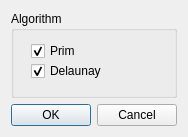
<?xml version="1.0" encoding="UTF-8"?>
<ui version="4.0">
 <class>AlgoChoiceDialog</class>
 <widget class="QDialog" name="AlgoChoiceDialog">
  <property name="geometry">
   <rect>
    <x>0</x>
    <y>0</y>
    <width>176</width>
    <height>137</height>
   </rect>
  </property>
  <property name="windowTitle">
   <string>Dialog</string>
  </property>
  <layout class="QGridLayout" name="gridLayout">
   <item row="0" column="0">
    <widget class="QGroupBox" name="groupBox">
     <property name="title">
      <string>Algorithm</string>
     </property>
     <widget class="QCheckBox" name="checkPrim">
      <property name="geometry">
       <rect>
        <x>20</x>
        <y>30</y>
        <width>87</width>
        <height>20</height>
       </rect>
      </property>
      <property name="text">
       <string>Prim</string>
      </property>
      <property name="checked">
       <bool>true</bool>
      </property>
     </widget>
     <widget class="QCheckBox" name="checkDelaunay">
      <property name="geometry">
       <rect>
        <x>20</x>
        <y>50</y>
        <width>87</width>
        <height>20</height>
       </rect>
      </property>
      <property name="text">
       <string>Delaunay</string>
      </property>
      <property name="checked">
       <bool>true</bool>
      </property>
     </widget>
    </widget>
   </item>
   <item row="1" column="0">
    <widget class="QDialogButtonBox" name="buttonBox">
     <property name="orientation">
      <enum>Qt::Horizontal</enum>
     </property>
     <property name="standardButtons">
      <set>QDialogButtonBox::Cancel|QDialogButtonBox::Ok</set>
     </property>
    </widget>
   </item>
  </layout>
 </widget>
 <resources/>
 <connections>
  <connection>
   <sender>buttonBox</sender>
   <signal>accepted()</signal>
   <receiver>AlgoChoiceDialog</receiver>
   <slot>accept()</slot>
   <hints>
    <hint type="sourcelabel">
     <x>169</x>
     <y>115</y>
    </hint>
    <hint type="destinationlabel">
     <x>157</x>
     <y>136</y>
    </hint>
   </hints>
  </connection>
  <connection>
   <sender>buttonBox</sender>
   <signal>rejected()</signal>
   <receiver>AlgoChoiceDialog</receiver>
   <slot>reject()</slot>
   <hints>
    <hint type="sourcelabel">
     <x>169</x>
     <y>121</y>
    </hint>
    <hint type="destinationlabel">
     <x>175</x>
     <y>136</y>
    </hint>
   </hints>
  </connection>
 </connections>
</ui>
